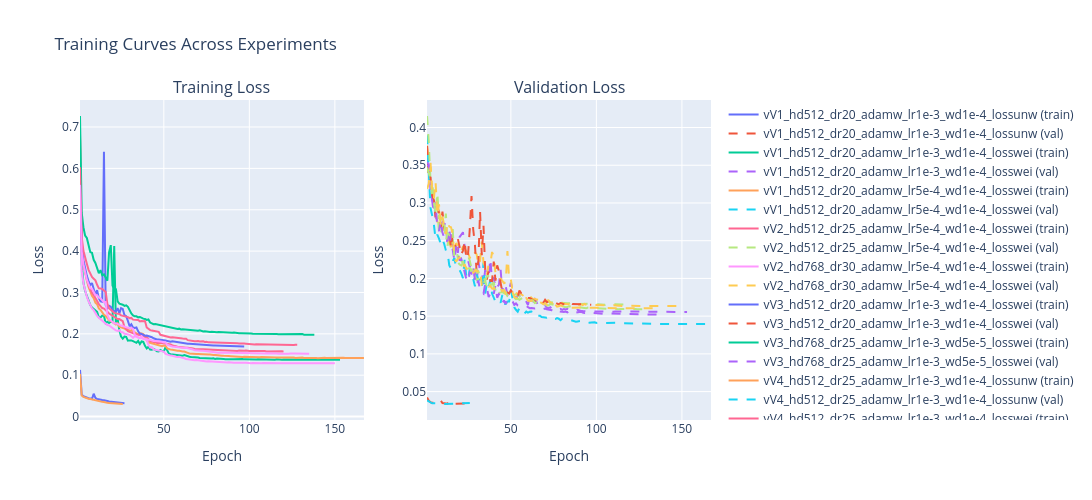
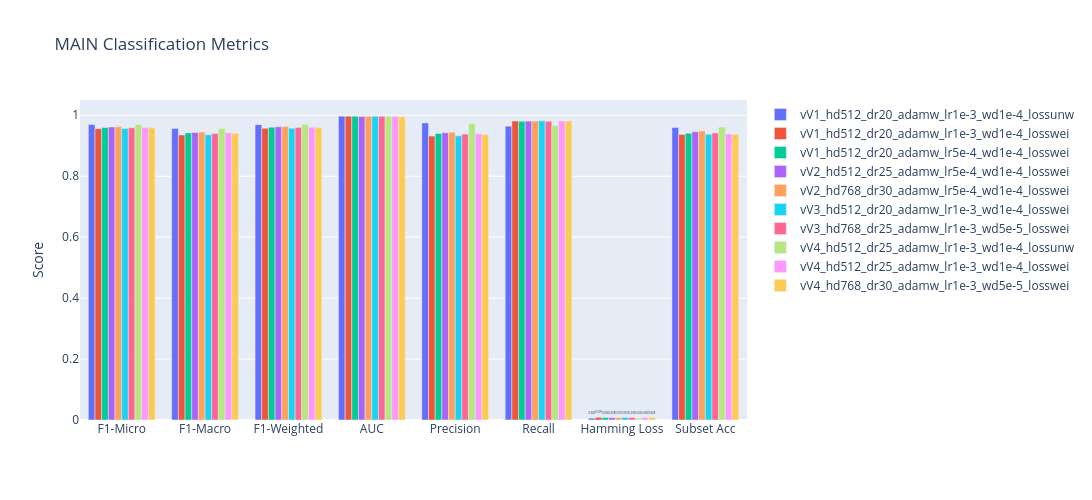
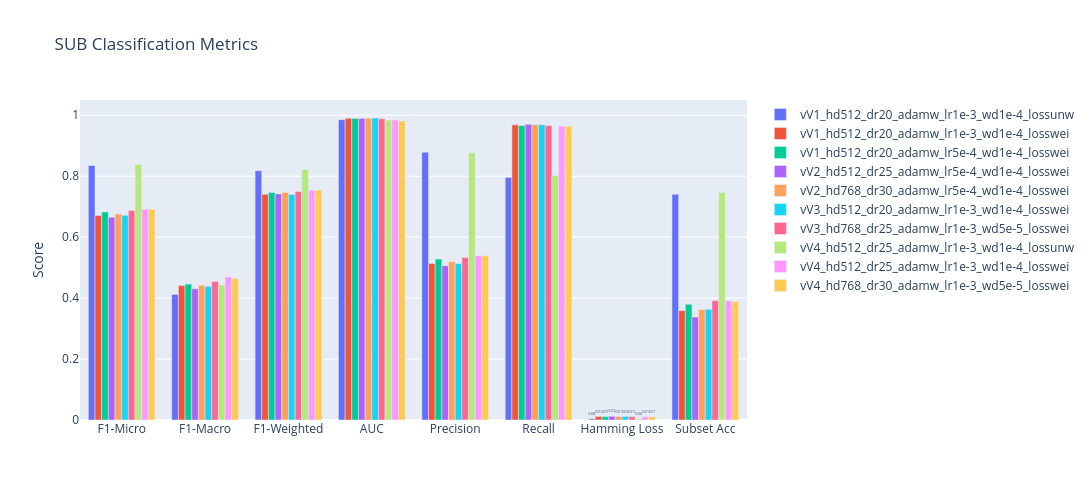
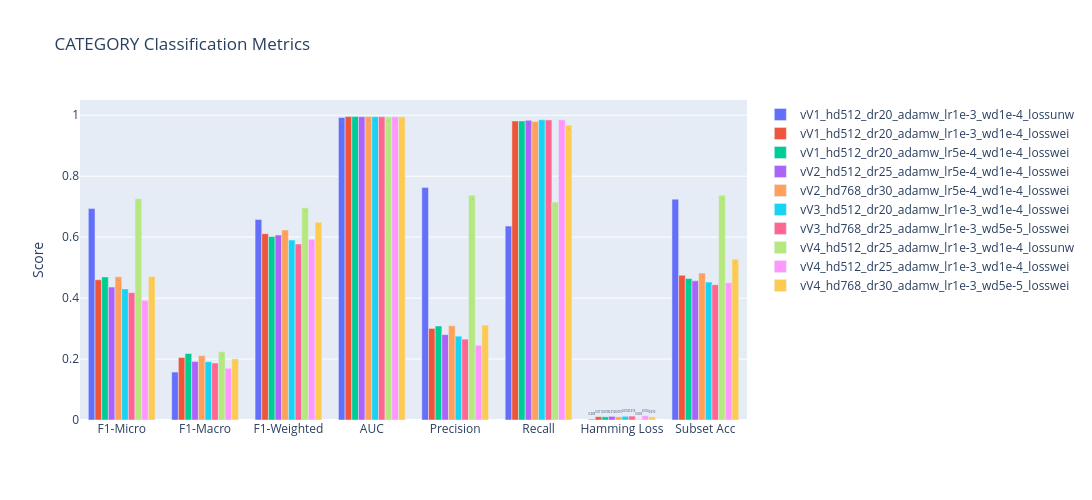

These figures' notebook cell, in order:
### Code cell
# ============================================
# Fashion Classification Model: Metrics Analysis Function
# ============================================

import json
from pathlib import Path
import pandas as pd
import numpy as np
import plotly.graph_objects as go
from plotly.subplots import make_subplots

def analyze_classification_models(parent_folder: str, heads: list[str] = None):
    """
    Generate comprehensive metrics graphs and summaries for classification models.
    
    Args:
        parent_folder: Path to parent folder containing experiment subdirectories
        heads: List of classification heads to analyze (default: ["main", "sub", "category", "related"])
    
    Returns:
        dict: all_experiments with loaded data from all folders
    
    Generates files in 'parent_folder/comparison/' folder:
        - training_curves.html & .png: Train/Val loss across experiments
        - metrics_{head}_comparison.html & .png: Per-head metrics (F1, AUC, Precision, Recall)
        - test_loss_ranking.html & .png: Model ranking by test loss
        - classification_metrics_summary.csv: Summary table of all metrics
    """
    if heads is None:
        heads = ["main", "sub", "category", "related"]
    
    parent_dir = Path(parent_folder)
    outputs_dir = parent_dir / "comparison"
    outputs_dir.mkdir(parents=True, exist_ok=True)
    
    exp_dirs = sorted([d for d in parent_dir.iterdir() if d.is_dir() and d.name != "comparison"])
    
    if not exp_dirs:
        print(f"❌ No experiment folders found in {parent_folder}")
        return {}
    
    print(f"Found {len(exp_dirs)} experiments:")
    for d in exp_dirs:
        print(f"  - {d.name}")
    
    # Load all experiment data
    all_experiments = {}
    for exp_dir in exp_dirs:
        try:
            with open(exp_dir / "history.json") as f:
                history = json.load(f)
            with open(exp_dir / "metrics.json") as f:
                metrics = json.load(f)
            with open(exp_dir / "summary.json") as f:
                summary = json.load(f)
            all_experiments[exp_dir.name] = {
                "history": history,
                "metrics": metrics,
                "summary": summary
            }
        except Exception as e:
            print(f"  ⚠️  Error loading {exp_dir.name}: {e}")
    
    print(f"\n✅ Loaded {len(all_experiments)} experiments successfully\n")
    
    # ===== Plot training curves =====
    print("📊 Generating training curves...")
    fig = make_subplots(
        rows=1, cols=2,
        subplot_titles=("Training Loss", "Validation Loss"),
        specs=[[{"secondary_y": False}, {"secondary_y": False}]]
    )
    
    for exp_name, data in all_experiments.items():
        hist = data["history"]
        epochs = list(range(1, len(hist["train_loss"]) + 1))
        
        fig.add_trace(
            go.Scatter(
                x=epochs,
                y=hist["train_loss"],
                mode="lines",
                name=f"{exp_name} (train)",
                line=dict(width=2)
            ),
            row=1, col=1
        )
        
        if "val_loss" in hist:
            fig.add_trace(
                go.Scatter(
                    x=epochs,
                    y=hist["val_loss"],
                    mode="lines",
                    name=f"{exp_name} (val)",
                    line=dict(width=2, dash="dash")
                ),
                row=1, col=2
            )
    
    fig.update_xaxes(title_text="Epoch", row=1, col=1)
    fig.update_xaxes(title_text="Epoch", row=1, col=2)
    fig.update_yaxes(title_text="Loss", row=1, col=1)
    fig.update_yaxes(title_text="Loss", row=1, col=2)
    fig.update_layout(height=500, width=1400, title_text="Training Curves Across Experiments")
    fig.write_html(str(outputs_dir / "training_curves.html"))
    fig.write_image(str(outputs_dir / "training_curves.png"), width=1400, height=500)
    fig.write_image(str(outputs_dir / "training_curves.jpg"), width=1400, height=500)
    fig.show()
    print("  ✅ Saved: training_curves.html, training_curves.png, training_curves.jpg")
    
    # ===== Per-head metrics comparison =====
    print("\n📊 Generating per-head metrics...")
    for head in heads:
        fig = go.Figure()
        
        for exp_name, data in all_experiments.items():
            metrics = data["metrics"].get("per_head_metrics", {}).get(head, {})
            if not metrics:
                continue
                
            f1_micro = metrics.get("f1_micro", 0)
            f1_macro = metrics.get("f1_macro", 0)
            f1_weighted = metrics.get("f1_weighted", 0)
            auc_mean = metrics.get("auc_mean", 0)
            precision = metrics.get("precision_micro", 0)
            recall = metrics.get("recall_micro", 0)
            hamming_loss = metrics.get("hamming_loss", 0)
            subset_acc = metrics.get("subset_acc", 0)
            
            fig.add_trace(go.Bar(
                name=exp_name,
                x=["F1-Micro", "F1-Macro", "F1-Weighted", "AUC", "Precision", "Recall", "Hamming Loss", "Subset Acc"],
                y=[f1_micro, f1_macro, f1_weighted, auc_mean, precision, recall, hamming_loss, subset_acc],
                text=[f"{v:.3f}" for v in [f1_micro, f1_macro, f1_weighted, auc_mean, precision, recall, hamming_loss, subset_acc]],
                textposition="auto"
            ))
        
        fig.update_layout(
            title=f"{head.upper()} Classification Metrics",
            barmode="group",
            height=500,
            width=1200,
            yaxis_title="Score",
            yaxis=dict(range=[0, 1.05])
        )
        fig.write_html(str(outputs_dir / f"metrics_{head}_comparison.html"))
        fig.write_image(str(outputs_dir / f"metrics_{head}_comparison.png"), width=1200, height=500)
        fig.write_image(str(outputs_dir / f"metrics_{head}_comparison.jpg"), width=1200, height=500)
        fig.show()
        print(f"  ✅ Saved: metrics_{head}_comparison.html, .png, .jpg")
    
    # ===== Create comprehensive summary table =====
    print("\n📊 Creating summary table...")
    summary_rows = []
    for exp_name, data in all_experiments.items():
        metrics = data["metrics"]
        per_head = metrics.get("per_head_metrics", {})
        
        row = {"experiment": exp_name}
        row["test_loss"] = metrics.get("test_loss", 0)
        
        for head in heads:
            head_metrics = per_head.get(head, {})
            row[f"{head}_f1_micro"] = head_metrics.get("f1_micro", 0)
            row[f"{head}_f1_macro"] = head_metrics.get("f1_macro", 0)
            row[f"{head}_f1_weighted"] = head_metrics.get("f1_weighted", 0)
            row[f"{head}_auc"] = head_metrics.get("auc_mean", 0)
            row[f"{head}_precision"] = head_metrics.get("precision_micro", 0)
            row[f"{head}_recall"] = head_metrics.get("recall_micro", 0)
            row[f"{head}_hamming_loss"] = head_metrics.get("hamming_loss", 0)
            row[f"{head}_subset_acc"] = head_metrics.get("subset_acc", 0)
        
        summary_rows.append(row)
    
    summary_df = pd.DataFrame(summary_rows)
    summary_df = summary_df.round(4)
    
    print("\n" + "="*160)
    print("COMPREHENSIVE METRICS SUMMARY")
    print("="*160)
    print(summary_df.to_string(index=False))
    print("="*160)
    
    summary_df.to_csv(str(outputs_dir / "classification_metrics_summary.csv"), index=False)
    print("  ✅ Saved: classification_metrics_summary.csv")
    
    # ===== Test Loss Comparison & Model Ranking =====
    print("\n📊 Generating test loss ranking...")
    test_loss_data = [(exp_name, all_experiments[exp_name]["metrics"].get("test_loss", float('inf'))) 
                      for exp_name in all_experiments.keys()]
    test_loss_data.sort(key=lambda x: x[1])
    
    fig_loss = go.Figure(go.Bar(
        y=[name for name, _ in test_loss_data],
        x=[loss for _, loss in test_loss_data],
        orientation='h',
        text=[f"{loss:.4f}" for _, loss in test_loss_data],
        textposition='auto',
        marker=dict(
            color=[loss for _, loss in test_loss_data],
            colorscale='RdYlGn_r',
            showscale=True
        )
    ))
    
    fig_loss.update_layout(
        title="Test Loss: Model Ranking",
        xaxis_title="Test Loss (Lower is Better)",
        height=400,
        width=900,
        showlegend=False
    )
    fig_loss.write_html(str(outputs_dir / "test_loss_ranking.html"))
    fig_loss.write_image(str(outputs_dir / "test_loss_ranking.png"), width=900, height=400)
    fig_loss.write_image(str(outputs_dir / "test_loss_ranking.jpg"), width=900, height=400)
    fig_loss.show()
    print("  ✅ Saved: test_loss_ranking.html, .png, .jpg")
    
    # ===== Average metrics summary =====
    print("\n" + "="*100)
    print("AVERAGE METRICS ACROSS ALL MODELS")
    print("="*100)
    for head in heads:
        avg_f1_micro = np.mean([all_experiments[e]["metrics"].get("per_head_metrics", {}).get(head, {}).get("f1_micro", 0) 
                          for e in all_experiments.keys()])
        avg_f1_macro = np.mean([all_experiments[e]["metrics"].get("per_head_metrics", {}).get(head, {}).get("f1_macro", 0) 
                          for e in all_experiments.keys()])
        avg_f1_weighted = np.mean([all_experiments[e]["metrics"].get("per_head_metrics", {}).get(head, {}).get("f1_weighted", 0) 
                          for e in all_experiments.keys()])
        avg_auc = np.mean([all_experiments[e]["metrics"].get("per_head_metrics", {}).get(head, {}).get("auc_mean", 0) 
                           for e in all_experiments.keys()])
        avg_precision = np.mean([all_experiments[e]["metrics"].get("per_head_metrics", {}).get(head, {}).get("precision_micro", 0) 
                           for e in all_experiments.keys()])
        avg_recall = np.mean([all_experiments[e]["metrics"].get("per_head_metrics", {}).get(head, {}).get("recall_micro", 0) 
                           for e in all_experiments.keys()])
        avg_hamming_loss = np.mean([all_experiments[e]["metrics"].get("per_head_metrics", {}).get(head, {}).get("hamming_loss", 0) 
                           for e in all_experiments.keys()])
        avg_subset_acc = np.mean([all_experiments[e]["metrics"].get("per_head_metrics", {}).get(head, {}).get("subset_acc", 0) 
                           for e in all_experiments.keys()])
        
        print(f"\n{head.upper()}")
        print(f"  F1-Micro: {avg_f1_micro:.4f} | F1-Macro: {avg_f1_macro:.4f} | F1-Weighted: {avg_f1_weighted:.4f}")
        print(f"  AUC: {avg_auc:.4f} | Precision: {avg_precision:.4f} | Recall: {avg_recall:.4f}")
        print(f"  Hamming Loss: {avg_hamming_loss:.6f} | Subset Accuracy: {avg_subset_acc:.4f}")
    
    avg_test_loss = np.mean([all_experiments[e]["metrics"].get("test_loss", 0) for e in all_experiments.keys()])
    print(f"\n{'='*100}")
    print(f"Average Test Loss: {avg_test_loss:.4f}")
    print("="*100)
    
    return all_experiments

# Example usage:


all_experiments = analyze_classification_models("outputs_fashion_classification")

### Figure 1 — Plotly figure (JSON) as saved in the notebook; plotly's stock layout.template omitted (floating-point values rounded to 4 significant figures; data arrays with more than 128 entries replaced by an {"elided": "..."} marker saying what was removed)
{"data": [{"line": {"width": 2}, "mode": "lines", "name": "vV1_hd512_dr20_adamw_lr1e-3_wd1e-4_lossunw (train)", "type": "scatter", "x": [1, 2, 3, 4, 5, 6, 7, 8, 9, 10, 11, 12, 13, 14, 15, 16, 17, 18, 19, 20, 21, 22, 23, 24, 25, 26, 27], "xaxis": "x", "y": [0.1127, 0.05309, 0.04893, 0.04701, 0.04593, 0.04429, 0.04355, 0.04256, 0.05522, 0.04526, 0.04248, 0.04099, 0.04018, 0.03989, 0.03929, 0.03932, 0.03756, 0.03637, 0.0361, 0.03563, 0.03423, 0.03388, 0.03365, 0.03333, 0.03272, 0.03257, 0.03243], "yaxis": "y"}, {"line": {"dash": "dash", "width": 2}, "mode": "lines", "name": "vV1_hd512_dr20_adamw_lr1e-3_wd1e-4_lossunw (val)", "type": "scatter", "x": [1, 2, 3, 4, 5, 6, 7, 8, 9, 10, 11, 12, 13, 14, 15, 16, 17, 18, 19, 20, 21, 22, 23, 24, 25, 26, 27], "xaxis": "x2", "y": [0.04222, 0.03794, 0.03614, 0.03506, 0.0356, 0.03497, 0.03489, 0.03497, 0.03815, 0.03481, 0.0342, 0.03362, 0.03404, 0.03669, 0.03408, 0.03488, 0.03376, 0.03381, 0.034, 0.03401, 0.0341, 0.03409, 0.03428, 0.03469, 0.03436, 0.03444, 0.03464], "yaxis": "y2"}, {"line": {"width": 2}, "mode": "lines", "name": "vV1_hd512_dr20_adamw_lr1e-3_wd1e-4_losswei (train)", "type": "scatter", "x": {"elided": "153 int values"}, "xaxis": "x", "y": {"elided": "153 float values"}, "yaxis": "y"}, {"line": {"dash": "dash", "width": 2}, "mode": "lines", "name": "vV1_hd512_dr20_adamw_lr1e-3_wd1e-4_losswei (val)", "type": "scatter", "x": {"elided": "153 int values"}, "xaxis": "x2", "y": {"elided": "153 float values"}, "yaxis": "y2"}, {"line": {"width": 2}, "mode": "lines", "name": "vV1_hd512_dr20_adamw_lr5e-4_wd1e-4_losswei (train)", "type": "scatter", "x": {"elided": "167 int values"}, "xaxis": "x", "y": {"elided": "167 float values"}, "yaxis": "y"}, {"line": {"dash": "dash", "width": 2}, "mode": "lines", "name": "vV1_hd512_dr20_adamw_lr5e-4_wd1e-4_losswei (val)", "type": "scatter", "x": {"elided": "167 int values"}, "xaxis": "x2", "y": {"elided": "167 float values"}, "yaxis": "y2"}, {"line": {"width": 2}, "mode": "lines", "name": "vV2_hd512_dr25_adamw_lr5e-4_wd1e-4_losswei (train)", "type": "scatter", "x": [1, 2, 3, 4, 5, 6, 7, 8, 9, 10, 11, 12, 13, 14, 15, 16, 17, 18, 19, 20, 21, 22, 23, 24, 25, 26, 27, 28, 29, 30, 31, 32, 33, 34, 35, 36, 37, 38, 39, 40, 41, 42, 43, 44, 45, 46, 47, 48, 49, 50, 51, 52, 53, 54, 55, 56, 57, 58, 59, 60, 61, 62, 63, 64, 65, 66, 67, 68, 69, 70, 71, 72, 73, 74, 75, 76, 77, 78, 79, 80, 81, 82, 83, 84, 85, 86, 87, 88, 89, 90, 91, 92, 93, 94, 95, 96, 97, 98, 99, 100, 101, 102, 103, 104, 105, 106, 107, 108, 109, 110, 111, 112, 113, 114, 115, 116, 117, 118, 119, 120], "xaxis": "x", "y": [0.6842, 0.4086, 0.3687, 0.3466, 0.3321, 0.3181, 0.308, 0.2992, 0.2937, 0.2861, 0.2796, 0.2719, 0.2671, 0.2624, 0.2609, 0.2557, 0.2533, 0.2492, 0.246, 0.2446, 0.2417, 0.2385, 0.2356, 0.2356, 0.2324, 0.2306, 0.2165, 0.2106, 0.2066, 0.2046, 0.2025, 0.2019, 0.2003, 0.1982, 0.1983, 0.1967, 0.1967, 0.1955, 0.1938, 0.1928, 0.186, 0.1825, 0.1819, 0.1805, 0.181, 0.1779, 0.1783, 0.1776, 0.1773, 0.1761, 0.1762, 0.1751, 0.1749, 0.1746, 0.1717, 0.17, 0.17, 0.169, 0.1683, 0.1673, 0.1677, 0.1673, 0.1666, 0.1663, 0.1661, 0.1642, 0.1645, 0.1633, 0.1628, 0.1634, 0.1625, 0.1627, 0.1627, 0.1625, 0.1621, 0.1617, 0.1625, 0.1611, 0.1609, 0.1609, 0.1609, 0.1603, 0.1606, 0.1599, 0.1608, 0.1604, 0.1599, 0.1604, 0.1596, 0.1599, 0.1597, 0.1597, 0.1587, 0.1599, 0.1592, 0.1592, 0.159, 0.1595, 0.1586, 0.1586, 0.1588, 0.1588, 0.1589, 0.1585, 0.158, 0.1587, 0.1584, 0.1581, 0.1584, 0.1574, 0.1576, 0.1579, 0.1578, 0.1582, 0.1575, 0.1579, 0.1581, 0.1576, 0.1577, 0.1576], "yaxis": "y"}, {"line": {"dash": "dash", "width": 2}, "mode": "lines", "name": "vV2_hd512_dr25_adamw_lr5e-4_wd1e-4_losswei (val)", "type": "scatter", "x": [1, 2, 3, 4, 5, 6, 7, 8, 9, 10, 11, 12, 13, 14, 15, 16, 17, 18, 19, 20, 21, 22, 23, 24, 25, 26, 27, 28, 29, 30, 31, 32, 33, 34, 35, 36, 37, 38, 39, 40, 41, 42, 43, 44, 45, 46, 47, 48, 49, 50, 51, 52, 53, 54, 55, 56, 57, 58, 59, 60, 61, 62, 63, 64, 65, 66, 67, 68, 69, 70, 71, 72, 73, 74, 75, 76, 77, 78, 79, 80, 81, 82, 83, 84, 85, 86, 87, 88, 89, 90, 91, 92, 93, 94, 95, 96, 97, 98, 99, 100, 101, 102, 103, 104, 105, 106, 107, 108, 109, 110, 111, 112, 113, 114, 115, 116, 117, 118, 119, 120], "xaxis": "x2", "y": [0.4153, 0.381, 0.3303, 0.326, 0.3059, 0.3051, 0.2915, 0.2611, 0.2562, 0.2773, 0.263, 0.2858, 0.2433, 0.2595, 0.2377, 0.2525, 0.2338, 0.244, 0.2257, 0.2351, 0.224, 0.2198, 0.2269, 0.2267, 0.2296, 0.2234, 0.2127, 0.2074, 0.2028, 0.1982, 0.1996, 0.1972, 0.1914, 0.1933, 0.1975, 0.1868, 0.1942, 0.1909, 0.1925, 0.1941, 0.1847, 0.1837, 0.1808, 0.1813, 0.1819, 0.1806, 0.1792, 0.1811, 0.1811, 0.1767, 0.1793, 0.178, 0.1788, 0.1777, 0.176, 0.1745, 0.173, 0.1731, 0.1734, 0.173, 0.17, 0.1724, 0.1725, 0.1721, 0.1702, 0.1696, 0.1696, 0.1695, 0.1686, 0.1688, 0.1693, 0.1697, 0.1679, 0.1685, 0.1692, 0.1688, 0.17, 0.1682, 0.1678, 0.1677, 0.167, 0.1675, 0.1671, 0.1669, 0.1677, 0.1664, 0.1667, 0.1668, 0.1661, 0.1662, 0.1659, 0.1669, 0.1663, 0.1668, 0.1663, 0.1661, 0.1657, 0.1662, 0.1656, 0.1652, 0.1658, 0.1654, 0.166, 0.1652, 0.1649, 0.1659, 0.1658, 0.1652, 0.1652, 0.1651, 0.1651, 0.1653, 0.1653, 0.1652, 0.165, 0.165, 0.1651, 0.1651, 0.1652, 0.1651], "yaxis": "y2"}, {"line": {"width": 2}, "mode": "lines", "name": "vV2_hd768_dr30_adamw_lr5e-4_wd1e-4_losswei (train)", "type": "scatter", "x": {"elided": "150 int values"}, "xaxis": "x", "y": {"elided": "150 float values"}, "yaxis": "y"}, {"line": {"dash": "dash", "width": 2}, "mode": "lines", "name": "vV2_hd768_dr30_adamw_lr5e-4_wd1e-4_losswei (val)", "type": "scatter", "x": {"elided": "150 int values"}, "xaxis": "x2", "y": {"elided": "150 float values"}, "yaxis": "y2"}, {"line": {"width": 2}, "mode": "lines", "name": "vV3_hd512_dr20_adamw_lr1e-3_wd1e-4_losswei (train)", "type": "scatter", "x": [1, 2, 3, 4, 5, 6, 7, 8, 9, 10, 11, 12, 13, 14, 15, 16, 17, 18, 19, 20, 21, 22, 23, 24, 25, 26, 27, 28, 29, 30, 31, 32, 33, 34, 35, 36, 37, 38, 39, 40, 41, 42, 43, 44, 45, 46, 47, 48, 49, 50, 51, 52, 53, 54, 55, 56, 57, 58, 59, 60, 61, 62, 63, 64, 65, 66, 67, 68, 69, 70, 71, 72, 73, 74, 75, 76, 77, 78, 79, 80, 81, 82, 83, 84, 85, 86, 87, 88, 89, 90, 91, 92, 93, 94, 95, 96, 97], "xaxis": "x", "y": [0.6238, 0.4167, 0.3782, 0.3542, 0.3402, 0.3276, 0.318, 0.3227, 0.3072, 0.2943, 0.3055, 0.2862, 0.2783, 0.2775, 0.6401, 0.2697, 0.2621, 0.2677, 0.2657, 0.2576, 0.2548, 0.2544, 0.2621, 0.2492, 0.2621, 0.2603, 0.245, 0.2428, 0.2314, 0.2184, 0.2232, 0.2154, 0.214, 0.2152, 0.2061, 0.2006, 0.1997, 0.1968, 0.1955, 0.1958, 0.1944, 0.1942, 0.1917, 0.1892, 0.1876, 0.1864, 0.1863, 0.1861, 0.1841, 0.1851, 0.1839, 0.1828, 0.1822, 0.1808, 0.1822, 0.1815, 0.1799, 0.1803, 0.1785, 0.1774, 0.1771, 0.1775, 0.1765, 0.1758, 0.1759, 0.1755, 0.1756, 0.1745, 0.1739, 0.174, 0.1739, 0.1737, 0.1732, 0.173, 0.1721, 0.1725, 0.1721, 0.1718, 0.1718, 0.1719, 0.1718, 0.1712, 0.1714, 0.1712, 0.171, 0.1711, 0.1703, 0.17, 0.1701, 0.1696, 0.1698, 0.1695, 0.1696, 0.1699, 0.1701, 0.1692, 0.1695], "yaxis": "y"}, {"line": {"dash": "dash", "width": 2}, "mode": "lines", "name": "vV3_hd512_dr20_adamw_lr1e-3_wd1e-4_losswei (val)", "type": "scatter", "x": [1, 2, 3, 4, 5, 6, 7, 8, 9, 10, 11, 12, 13, 14, 15, 16, 17, 18, 19, 20, 21, 22, 23, 24, 25, 26, 27, 28, 29, 30, 31, 32, 33, 34, 35, 36, 37, 38, 39, 40, 41, 42, 43, 44, 45, 46, 47, 48, 49, 50, 51, 52, 53, 54, 55, 56, 57, 58, 59, 60, 61, 62, 63, 64, 65, 66, 67, 68, 69, 70, 71, 72, 73, 74, 75, 76, 77, 78, 79, 80, 81, 82, 83, 84, 85, 86, 87, 88, 89, 90, 91, 92, 93, 94, 95, 96, 97], "xaxis": "x2", "y": [0.3755, 0.3309, 0.3348, 0.3105, 0.3032, 0.2811, 0.2975, 0.286, 0.2672, 0.2886, 0.2676, 0.2596, 0.2629, 0.2623, 0.24, 0.2581, 0.2497, 0.2373, 0.2528, 0.24, 0.2311, 0.237, 0.25, 0.2254, 0.2325, 0.2661, 0.3091, 0.2648, 0.2443, 0.2073, 0.2229, 0.2886, 0.2308, 0.2698, 0.2116, 0.1986, 0.2101, 0.1969, 0.1965, 0.2223, 0.197, 0.2173, 0.2098, 0.1939, 0.1827, 0.1804, 0.182, 0.1815, 0.1799, 0.1843, 0.1817, 0.1788, 0.1793, 0.1755, 0.184, 0.1807, 0.1799, 0.1808, 0.1758, 0.1742, 0.174, 0.1723, 0.1711, 0.1699, 0.169, 0.1714, 0.1692, 0.1704, 0.1678, 0.1715, 0.1683, 0.1692, 0.1704, 0.17, 0.1677, 0.1679, 0.1664, 0.1656, 0.1672, 0.1669, 0.1657, 0.1649, 0.1665, 0.1662, 0.1677, 0.1661, 0.166, 0.1663, 0.1658, 0.1658, 0.1662, 0.1659, 0.1657, 0.1656, 0.1655, 0.1649, 0.1652], "yaxis": "y2"}, {"line": {"width": 2}, "mode": "lines", "name": "vV3_hd768_dr25_adamw_lr1e-3_wd5e-5_losswei (train)", "type": "scatter", "x": {"elided": "138 int values"}, "xaxis": "x", "y": {"elided": "138 float values"}, "yaxis": "y"}, {"line": {"dash": "dash", "width": 2}, "mode": "lines", "name": "vV3_hd768_dr25_adamw_lr1e-3_wd5e-5_losswei (val)", "type": "scatter", "x": {"elided": "138 int values"}, "xaxis": "x2", "y": {"elided": "138 float values"}, "yaxis": "y2"}, {"line": {"width": 2}, "mode": "lines", "name": "vV4_hd512_dr25_adamw_lr1e-3_wd1e-4_lossunw (train)", "type": "scatter", "x": [1, 2, 3, 4, 5, 6, 7, 8, 9, 10, 11, 12, 13, 14, 15, 16, 17, 18, 19, 20, 21, 22, 23, 24, 25, 26], "xaxis": "x", "y": [0.1031, 0.05078, 0.04768, 0.04573, 0.04433, 0.04316, 0.04229, 0.04126, 0.04055, 0.03978, 0.03729, 0.0364, 0.03613, 0.03555, 0.03509, 0.03353, 0.03313, 0.0327, 0.03237, 0.03162, 0.03132, 0.03116, 0.03104, 0.0306, 0.03046, 0.03035], "yaxis": "y"}, {"line": {"dash": "dash", "width": 2}, "mode": "lines", "name": "vV4_hd512_dr25_adamw_lr1e-3_wd1e-4_lossunw (val)", "type": "scatter", "x": [1, 2, 3, 4, 5, 6, 7, 8, 9, 10, 11, 12, 13, 14, 15, 16, 17, 18, 19, 20, 21, 22, 23, 24, 25, 26], "xaxis": "x2", "y": [0.03847, 0.03697, 0.03532, 0.03451, 0.03444, 0.03392, 0.03434, 0.03402, 0.03449, 0.03414, 0.03356, 0.03365, 0.03384, 0.03416, 0.03429, 0.03406, 0.03432, 0.0345, 0.03474, 0.03459, 0.03455, 0.0347, 0.03466, 0.03483, 0.03484, 0.03486], "yaxis": "y2"}, {"line": {"width": 2}, "mode": "lines", "name": "vV4_hd512_dr25_adamw_lr1e-3_wd1e-4_losswei (train)", "type": "scatter", "x": [1, 2, 3, 4, 5, 6, 7, 8, 9, 10, 11, 12, 13, 14, 15, 16, 17, 18, 19, 20, 21, 22, 23, 24, 25, 26, 27, 28, 29, 30, 31, 32, 33, 34, 35, 36, 37, 38, 39, 40, 41, 42, 43, 44, 45, 46, 47, 48, 49, 50, 51, 52, 53, 54, 55, 56, 57, 58, 59, 60, 61, 62, 63, 64, 65, 66, 67, 68, 69, 70, 71, 72, 73, 74, 75, 76, 77, 78, 79, 80, 81, 82, 83, 84, 85, 86, 87, 88, 89, 90, 91, 92, 93, 94, 95, 96, 97, 98, 99, 100, 101, 102, 103, 104, 105, 106, 107, 108, 109, 110, 111, 112, 113, 114, 115, 116, 117, 118, 119, 120, 121, 122, 123, 124, 125, 126, 127, 128], "xaxis": "x", "y": [0.6026, 0.4339, 0.4008, 0.382, 0.3694, 0.3546, 0.345, 0.3374, 0.3332, 0.3292, 0.3187, 0.3101, 0.3098, 0.3084, 0.3048, 0.3015, 0.2726, 0.2615, 0.2582, 0.254, 0.2507, 0.2494, 0.2485, 0.248, 0.2447, 0.2438, 0.2414, 0.2408, 0.2405, 0.2379, 0.2385, 0.2343, 0.2334, 0.2332, 0.2333, 0.2301, 0.2312, 0.2302, 0.2309, 0.2155, 0.2109, 0.209, 0.2078, 0.2067, 0.2061, 0.2055, 0.2048, 0.1977, 0.1967, 0.1948, 0.1945, 0.1937, 0.1918, 0.191, 0.1917, 0.1909, 0.1905, 0.1899, 0.1894, 0.1891, 0.1887, 0.1884, 0.1882, 0.1847, 0.1837, 0.1832, 0.1835, 0.1822, 0.1819, 0.1828, 0.1815, 0.1821, 0.1819, 0.1803, 0.1808, 0.1795, 0.1793, 0.1785, 0.1782, 0.178, 0.1778, 0.1779, 0.1781, 0.1781, 0.1774, 0.1765, 0.1773, 0.1776, 0.1771, 0.176, 0.1761, 0.1763, 0.1769, 0.1768, 0.1762, 0.1759, 0.1765, 0.1763, 0.1757, 0.1757, 0.1745, 0.1747, 0.1744, 0.1746, 0.1745, 0.1741, 0.1743, 0.174, 0.1744, 0.1741, 0.1739, 0.1741, 0.1737, 0.1736, 0.1739, 0.1738, 0.1736, 0.1732, 0.1737, 0.1737, 0.1732, 0.1733, 0.1735, 0.1729, 0.173, 0.1732, 0.1737, 0.1737], "yaxis": "y"}, {"line": {"dash": "dash", "width": 2}, "mode": "lines", "name": "vV4_hd512_dr25_adamw_lr1e-3_wd1e-4_losswei (val)", "type": "scatter", "x": [1, 2, 3, 4, 5, 6, 7, 8, 9, 10, 11, 12, 13, 14, 15, 16, 17, 18, 19, 20, 21, 22, 23, 24, 25, 26, 27, 28, 29, 30, 31, 32, 33, 34, 35, 36, 37, 38, 39, 40, 41, 42, 43, 44, 45, 46, 47, 48, 49, 50, 51, 52, 53, 54, 55, 56, 57, 58, 59, 60, 61, 62, 63, 64, 65, 66, 67, 68, 69, 70, 71, 72, 73, 74, 75, 76, 77, 78, 79, 80, 81, 82, 83, 84, 85, 86, 87, 88, 89, 90, 91, 92, 93, 94, 95, 96, 97, 98, 99, 100, 101, 102, 103, 104, 105, 106, 107, 108, 109, 110, 111, 112, 113, 114, 115, 116, 117, 118, 119, 120, 121, 122, 123, 124, 125, 126, 127, 128], "xaxis": "x2", "y": [0.3468, 0.3389, 0.3324, 0.3099, 0.3005, 0.2859, 0.3137, 0.2793, 0.2775, 0.2817, 0.2763, 0.2497, 0.26, 0.2579, 0.2669, 0.266, 0.2251, 0.2247, 0.2212, 0.2185, 0.2171, 0.2206, 0.218, 0.2104, 0.213, 0.2139, 0.2092, 0.2161, 0.2182, 0.2071, 0.2094, 0.2024, 0.2037, 0.2008, 0.1974, 0.2028, 0.2035, 0.2044, 0.2007, 0.1878, 0.1852, 0.1849, 0.1807, 0.1837, 0.1846, 0.1832, 0.1821, 0.1766, 0.1767, 0.1773, 0.1728, 0.1744, 0.1725, 0.1731, 0.1718, 0.1727, 0.1744, 0.1712, 0.1704, 0.1712, 0.1704, 0.1711, 0.1707, 0.1673, 0.1679, 0.1661, 0.1664, 0.1659, 0.1655, 0.1656, 0.164, 0.1641, 0.166, 0.1659, 0.1651, 0.164, 0.1637, 0.1633, 0.1641, 0.1635, 0.1622, 0.1619, 0.1621, 0.1632, 0.1628, 0.1619, 0.1616, 0.1617, 0.1613, 0.1615, 0.1613, 0.1611, 0.1609, 0.1604, 0.1613, 0.1611, 0.1617, 0.1613, 0.1612, 0.1611, 0.161, 0.1608, 0.1604, 0.1606, 0.16, 0.1602, 0.1598, 0.1596, 0.16, 0.1596, 0.1595, 0.1598, 0.1591, 0.1594, 0.1595, 0.1597, 0.1598, 0.1596, 0.1596, 0.1596, 0.1595, 0.1596, 0.1595, 0.1593, 0.1592, 0.1592, 0.1593, 0.1593], "yaxis": "y2"}, {"line": {"width": 2}, "mode": "lines", "name": "vV4_hd768_dr30_adamw_lr1e-3_wd5e-5_losswei (train)", "type": "scatter", "x": {"elided": "135 int values"}, "xaxis": "x", "y": {"elided": "135 float values"}, "yaxis": "y"}, {"line": {"dash": "dash", "width": 2}, "mode": "lines", "name": "vV4_hd768_dr30_adamw_lr1e-3_wd5e-5_losswei (val)", "type": "scatter", "x": {"elided": "135 int values"}, "xaxis": "x2", "y": {"elided": "135 float values"}, "yaxis": "y2"}], "layout": {"annotations": [{"font": {"size": 16}, "showarrow": false, "text": "Training Loss", "x": 0.225, "xanchor": "center", "xref": "paper", "y": 1, "yanchor": "bottom", "yref": "paper"}, {"font": {"size": 16}, "showarrow": false, "text": "Validation Loss", "x": 0.775, "xanchor": "center", "xref": "paper", "y": 1, "yanchor": "bottom", "yref": "paper"}], "height": 500, "title": {"text": "Training Curves Across Experiments"}, "width": 1400, "xaxis": {"anchor": "y", "domain": [0, 0.45], "title": {"text": "Epoch"}}, "xaxis2": {"anchor": "y2", "domain": [0.55, 1], "title": {"text": "Epoch"}}, "yaxis": {"anchor": "x", "domain": [0, 1], "title": {"text": "Loss"}}, "yaxis2": {"anchor": "x2", "domain": [0, 1], "title": {"text": "Loss"}}}}

### Figure 2 — Plotly figure (JSON) as saved in the notebook; plotly's stock layout.template omitted (floating-point values rounded to 4 significant figures)
{"data": [{"name": "vV1_hd512_dr20_adamw_lr1e-3_wd1e-4_lossunw", "text": ["0.970", "0.956", "0.969", "0.997", "0.975", "0.964", "0.006", "0.960"], "textposition": "auto", "type": "bar", "x": ["F1-Micro", "F1-Macro", "F1-Weighted", "AUC", "Precision", "Recall", "Hamming Loss", "Subset Acc"], "y": [0.9695, 0.9563, 0.9692, 0.9968, 0.9749, 0.9642, 0.005842, 0.9597]}, {"name": "vV1_hd512_dr20_adamw_lr1e-3_wd1e-4_losswei", "text": ["0.956", "0.935", "0.957", "0.997", "0.932", "0.981", "0.009", "0.936"], "textposition": "auto", "type": "bar", "x": ["F1-Micro", "F1-Macro", "F1-Weighted", "AUC", "Precision", "Recall", "Hamming Loss", "Subset Acc"], "y": [0.9558, 0.9354, 0.9571, 0.9966, 0.9317, 0.9812, 0.008743, 0.9365]}, {"name": "vV1_hd512_dr20_adamw_lr5e-4_wd1e-4_losswei", "text": ["0.960", "0.942", "0.961", "0.996", "0.940", "0.980", "0.008", "0.941"], "textposition": "auto", "type": "bar", "x": ["F1-Micro", "F1-Macro", "F1-Weighted", "AUC", "Precision", "Recall", "Hamming Loss", "Subset Acc"], "y": [0.9599, 0.9421, 0.9607, 0.9964, 0.9403, 0.9802, 0.007896, 0.9408]}, {"name": "vV2_hd512_dr25_adamw_lr5e-4_wd1e-4_losswei", "text": ["0.961", "0.943", "0.962", "0.996", "0.943", "0.981", "0.008", "0.946"], "textposition": "auto", "type": "bar", "x": ["F1-Micro", "F1-Macro", "F1-Weighted", "AUC", "Precision", "Recall", "Hamming Loss", "Subset Acc"], "y": [0.9613, 0.9435, 0.9622, 0.9963, 0.9427, 0.9807, 0.007599, 0.9457]}, {"name": "vV2_hd768_dr30_adamw_lr5e-4_wd1e-4_losswei", "text": ["0.962", "0.945", "0.963", "0.996", "0.944", "0.981", "0.007", "0.948"], "textposition": "auto", "type": "bar", "x": ["F1-Micro", "F1-Macro", "F1-Weighted", "AUC", "Precision", "Recall", "Hamming Loss", "Subset Acc"], "y": [0.9622, 0.9447, 0.963, 0.9963, 0.9444, 0.9807, 0.007418, 0.9482]}, {"name": "vV3_hd512_dr20_adamw_lr1e-3_wd1e-4_losswei", "text": ["0.956", "0.936", "0.958", "0.997", "0.932", "0.982", "0.009", "0.938"], "textposition": "auto", "type": "bar", "x": ["F1-Micro", "F1-Macro", "F1-Weighted", "AUC", "Precision", "Recall", "Hamming Loss", "Subset Acc"], "y": [0.9563, 0.9357, 0.9576, 0.9965, 0.9324, 0.9815, 0.008631, 0.9375]}, {"name": "vV3_hd768_dr25_adamw_lr1e-3_wd5e-5_losswei", "text": ["0.959", "0.940", "0.960", "0.996", "0.938", "0.981", "0.008", "0.942"], "textposition": "auto", "type": "bar", "x": ["F1-Micro", "F1-Macro", "F1-Weighted", "AUC", "Precision", "Recall", "Hamming Loss", "Subset Acc"], "y": [0.9589, 0.9399, 0.9599, 0.9964, 0.9382, 0.9806, 0.008091, 0.9418]}, {"name": "vV4_hd512_dr25_adamw_lr1e-3_wd1e-4_lossunw", "text": ["0.970", "0.956", "0.969", "0.997", "0.973", "0.966", "0.006", "0.961"], "textposition": "auto", "type": "bar", "x": ["F1-Micro", "F1-Macro", "F1-Weighted", "AUC", "Precision", "Recall", "Hamming Loss", "Subset Acc"], "y": [0.9696, 0.9564, 0.9694, 0.9967, 0.9731, 0.9661, 0.005831, 0.961]}, {"name": "vV4_hd512_dr25_adamw_lr1e-3_wd1e-4_losswei", "text": ["0.959", "0.942", "0.960", "0.996", "0.939", "0.981", "0.008", "0.938"], "textposition": "auto", "type": "bar", "x": ["F1-Micro", "F1-Macro", "F1-Weighted", "AUC", "Precision", "Recall", "Hamming Loss", "Subset Acc"], "y": [0.9595, 0.9425, 0.9604, 0.9961, 0.9392, 0.9807, 0.007975, 0.9382]}, {"name": "vV4_hd768_dr30_adamw_lr1e-3_wd5e-5_losswei", "text": ["0.959", "0.941", "0.960", "0.995", "0.937", "0.981", "0.008", "0.937"], "textposition": "auto", "type": "bar", "x": ["F1-Micro", "F1-Macro", "F1-Weighted", "AUC", "Precision", "Recall", "Hamming Loss", "Subset Acc"], "y": [0.9586, 0.9406, 0.9596, 0.9954, 0.9367, 0.9815, 0.008171, 0.9369]}], "layout": {"barmode": "group", "height": 500, "title": {"text": "MAIN Classification Metrics"}, "width": 1200, "yaxis": {"range": [0, 1.05], "title": {"text": "Score"}}}}

### Figure 3 — Plotly figure (JSON) as saved in the notebook; plotly's stock layout.template omitted (floating-point values rounded to 4 significant figures)
{"data": [{"name": "vV1_hd512_dr20_adamw_lr1e-3_wd1e-4_lossunw", "text": ["0.835", "0.412", "0.818", "0.985", "0.879", "0.796", "0.004", "0.741"], "textposition": "auto", "type": "bar", "x": ["F1-Micro", "F1-Macro", "F1-Weighted", "AUC", "Precision", "Recall", "Hamming Loss", "Subset Acc"], "y": [0.835, 0.4123, 0.8181, 0.9854, 0.8786, 0.7955, 0.00389, 0.7406]}, {"name": "vV1_hd512_dr20_adamw_lr1e-3_wd1e-4_losswei", "text": ["0.671", "0.441", "0.740", "0.990", "0.513", "0.968", "0.012", "0.359"], "textposition": "auto", "type": "bar", "x": ["F1-Micro", "F1-Macro", "F1-Weighted", "AUC", "Precision", "Recall", "Hamming Loss", "Subset Acc"], "y": [0.671, 0.441, 0.7404, 0.9903, 0.5133, 0.9684, 0.01175, 0.3591]}, {"name": "vV1_hd512_dr20_adamw_lr5e-4_wd1e-4_losswei", "text": ["0.683", "0.446", "0.747", "0.990", "0.528", "0.966", "0.011", "0.380"], "textposition": "auto", "type": "bar", "x": ["F1-Micro", "F1-Macro", "F1-Weighted", "AUC", "Precision", "Recall", "Hamming Loss", "Subset Acc"], "y": [0.6829, 0.4459, 0.7468, 0.9895, 0.5281, 0.9661, 0.0111, 0.3798]}, {"name": "vV2_hd512_dr25_adamw_lr5e-4_wd1e-4_losswei", "text": ["0.665", "0.431", "0.742", "0.990", "0.506", "0.970", "0.012", "0.338"], "textposition": "auto", "type": "bar", "x": ["F1-Micro", "F1-Macro", "F1-Weighted", "AUC", "Precision", "Recall", "Hamming Loss", "Subset Acc"], "y": [0.6653, 0.4309, 0.7419, 0.9896, 0.5062, 0.9703, 0.01208, 0.338]}, {"name": "vV2_hd768_dr30_adamw_lr5e-4_wd1e-4_losswei", "text": ["0.676", "0.442", "0.747", "0.990", "0.519", "0.969", "0.011", "0.362"], "textposition": "auto", "type": "bar", "x": ["F1-Micro", "F1-Macro", "F1-Weighted", "AUC", "Precision", "Recall", "Hamming Loss", "Subset Acc"], "y": [0.676, 0.4423, 0.7466, 0.9901, 0.5191, 0.9689, 0.01149, 0.362]}, {"name": "vV3_hd512_dr20_adamw_lr1e-3_wd1e-4_losswei", "text": ["0.672", "0.439", "0.740", "0.991", "0.514", "0.969", "0.012", "0.363"], "textposition": "auto", "type": "bar", "x": ["F1-Micro", "F1-Macro", "F1-Weighted", "AUC", "Precision", "Recall", "Hamming Loss", "Subset Acc"], "y": [0.6715, 0.4386, 0.7402, 0.9908, 0.5138, 0.9692, 0.01173, 0.3635]}, {"name": "vV3_hd768_dr25_adamw_lr1e-3_wd5e-5_losswei", "text": ["0.687", "0.454", "0.750", "0.988", "0.533", "0.967", "0.011", "0.392"], "textposition": "auto", "type": "bar", "x": ["F1-Micro", "F1-Macro", "F1-Weighted", "AUC", "Precision", "Recall", "Hamming Loss", "Subset Acc"], "y": [0.6873, 0.4545, 0.7498, 0.9881, 0.5332, 0.9667, 0.01088, 0.3916]}, {"name": "vV4_hd512_dr25_adamw_lr1e-3_wd1e-4_lossunw", "text": ["0.838", "0.443", "0.822", "0.985", "0.877", "0.802", "0.004", "0.746"], "textposition": "auto", "type": "bar", "x": ["F1-Micro", "F1-Macro", "F1-Weighted", "AUC", "Precision", "Recall", "Hamming Loss", "Subset Acc"], "y": [0.8381, 0.4427, 0.8218, 0.9845, 0.8775, 0.8021, 0.003835, 0.7464]}, {"name": "vV4_hd512_dr25_adamw_lr1e-3_wd1e-4_losswei", "text": ["0.692", "0.469", "0.754", "0.984", "0.539", "0.964", "0.011", "0.391"], "textposition": "auto", "type": "bar", "x": ["F1-Micro", "F1-Macro", "F1-Weighted", "AUC", "Precision", "Recall", "Hamming Loss", "Subset Acc"], "y": [0.6915, 0.4691, 0.7543, 0.9844, 0.5392, 0.9639, 0.01064, 0.391]}, {"name": "vV4_hd768_dr30_adamw_lr1e-3_wd5e-5_losswei", "text": ["0.691", "0.464", "0.754", "0.981", "0.539", "0.964", "0.011", "0.389"], "textposition": "auto", "type": "bar", "x": ["F1-Micro", "F1-Macro", "F1-Weighted", "AUC", "Precision", "Recall", "Hamming Loss", "Subset Acc"], "y": [0.6912, 0.4641, 0.7544, 0.9814, 0.5386, 0.9642, 0.01066, 0.3886]}], "layout": {"barmode": "group", "height": 500, "title": {"text": "SUB Classification Metrics"}, "width": 1200, "yaxis": {"range": [0, 1.05], "title": {"text": "Score"}}}}

### Figure 4 — Plotly figure (JSON) as saved in the notebook; plotly's stock layout.template omitted (floating-point values rounded to 4 significant figures)
{"data": [{"name": "vV1_hd512_dr20_adamw_lr1e-3_wd1e-4_lossunw", "text": ["0.694", "0.157", "0.658", "0.993", "0.763", "0.636", "0.003", "0.725"], "textposition": "auto", "type": "bar", "x": ["F1-Micro", "F1-Macro", "F1-Weighted", "AUC", "Precision", "Recall", "Hamming Loss", "Subset Acc"], "y": [0.6937, 0.1573, 0.658, 0.9929, 0.7626, 0.6362, 0.002629, 0.7247]}, {"name": "vV1_hd512_dr20_adamw_lr1e-3_wd1e-4_losswei", "text": ["0.460", "0.205", "0.611", "0.996", "0.301", "0.981", "0.011", "0.475"], "textposition": "auto", "type": "bar", "x": ["F1-Micro", "F1-Macro", "F1-Weighted", "AUC", "Precision", "Recall", "Hamming Loss", "Subset Acc"], "y": [0.4601, 0.205, 0.6113, 0.9956, 0.3005, 0.9813, 0.01077, 0.475]}, {"name": "vV1_hd512_dr20_adamw_lr5e-4_wd1e-4_losswei", "text": ["0.469", "0.218", "0.602", "0.996", "0.309", "0.981", "0.010", "0.464"], "textposition": "auto", "type": "bar", "x": ["F1-Micro", "F1-Macro", "F1-Weighted", "AUC", "Precision", "Recall", "Hamming Loss", "Subset Acc"], "y": [0.4695, 0.2181, 0.602, 0.9958, 0.3085, 0.9814, 0.01038, 0.4643]}, {"name": "vV2_hd512_dr25_adamw_lr5e-4_wd1e-4_losswei", "text": ["0.436", "0.192", "0.607", "0.995", "0.280", "0.983", "0.012", "0.457"], "textposition": "auto", "type": "bar", "x": ["F1-Micro", "F1-Macro", "F1-Weighted", "AUC", "Precision", "Recall", "Hamming Loss", "Subset Acc"], "y": [0.4361, 0.192, 0.6067, 0.9954, 0.2802, 0.9832, 0.01189, 0.4569]}, {"name": "vV2_hd768_dr30_adamw_lr5e-4_wd1e-4_losswei", "text": ["0.470", "0.211", "0.623", "0.996", "0.309", "0.980", "0.010", "0.482"], "textposition": "auto", "type": "bar", "x": ["F1-Micro", "F1-Macro", "F1-Weighted", "AUC", "Precision", "Recall", "Hamming Loss", "Subset Acc"], "y": [0.4701, 0.2113, 0.6233, 0.9959, 0.3092, 0.9795, 0.01033, 0.482]}, {"name": "vV3_hd512_dr20_adamw_lr1e-3_wd1e-4_losswei", "text": ["0.430", "0.191", "0.591", "0.995", "0.275", "0.985", "0.012", "0.453"], "textposition": "auto", "type": "bar", "x": ["F1-Micro", "F1-Macro", "F1-Weighted", "AUC", "Precision", "Recall", "Hamming Loss", "Subset Acc"], "y": [0.4301, 0.1914, 0.5905, 0.9954, 0.2751, 0.9852, 0.01221, 0.4525]}, {"name": "vV3_hd768_dr25_adamw_lr1e-3_wd5e-5_losswei", "text": ["0.418", "0.187", "0.578", "0.995", "0.265", "0.985", "0.013", "0.444"], "textposition": "auto", "type": "bar", "x": ["F1-Micro", "F1-Macro", "F1-Weighted", "AUC", "Precision", "Recall", "Hamming Loss", "Subset Acc"], "y": [0.4179, 0.1869, 0.5776, 0.995, 0.2653, 0.9845, 0.01283, 0.4441]}, {"name": "vV4_hd512_dr25_adamw_lr1e-3_wd1e-4_lossunw", "text": ["0.726", "0.224", "0.697", "0.994", "0.737", "0.715", "0.003", "0.737"], "textposition": "auto", "type": "bar", "x": ["F1-Micro", "F1-Macro", "F1-Weighted", "AUC", "Precision", "Recall", "Hamming Loss", "Subset Acc"], "y": [0.7261, 0.2241, 0.6965, 0.994, 0.7372, 0.7153, 0.002525, 0.7374]}, {"name": "vV4_hd512_dr25_adamw_lr1e-3_wd1e-4_losswei", "text": ["0.393", "0.170", "0.593", "0.995", "0.245", "0.985", "0.014", "0.451"], "textposition": "auto", "type": "bar", "x": ["F1-Micro", "F1-Macro", "F1-Weighted", "AUC", "Precision", "Recall", "Hamming Loss", "Subset Acc"], "y": [0.3928, 0.1697, 0.5926, 0.9947, 0.2453, 0.9849, 0.01425, 0.4507]}, {"name": "vV4_hd768_dr30_adamw_lr1e-3_wd5e-5_losswei", "text": ["0.471", "0.201", "0.649", "0.995", "0.311", "0.967", "0.010", "0.527"], "textposition": "auto", "type": "bar", "x": ["F1-Micro", "F1-Macro", "F1-Weighted", "AUC", "Precision", "Recall", "Hamming Loss", "Subset Acc"], "y": [0.471, 0.2005, 0.6491, 0.9947, 0.3113, 0.9674, 0.01017, 0.5273]}], "layout": {"barmode": "group", "height": 500, "title": {"text": "CATEGORY Classification Metrics"}, "width": 1200, "yaxis": {"range": [0, 1.05], "title": {"text": "Score"}}}}
